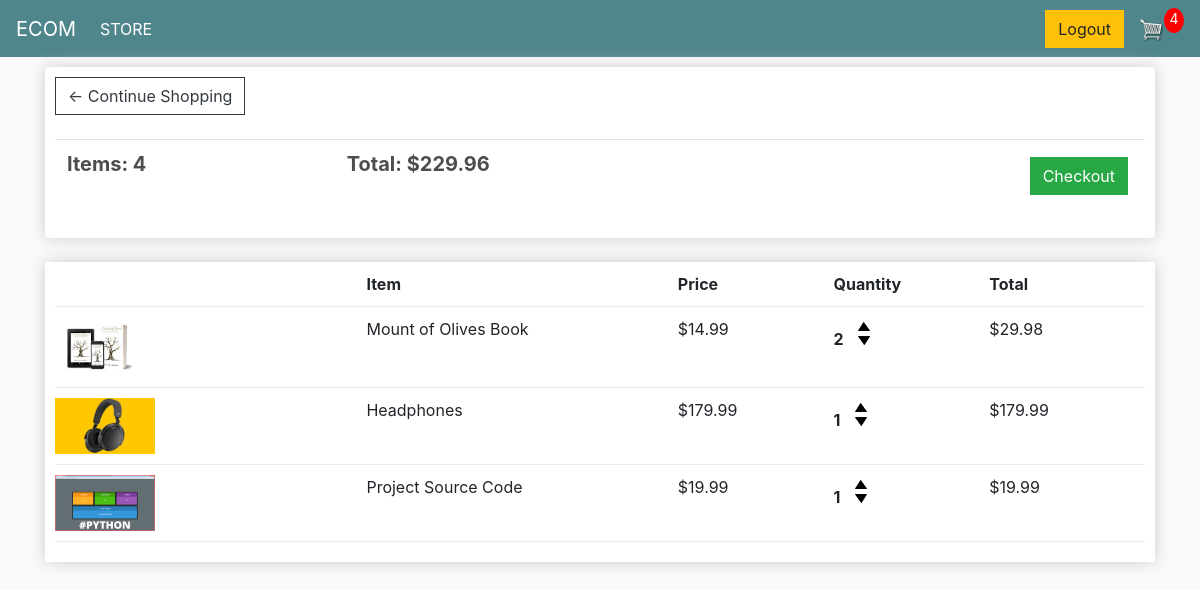
/cart/ (signed in), run on an earlier commit of the app's database.
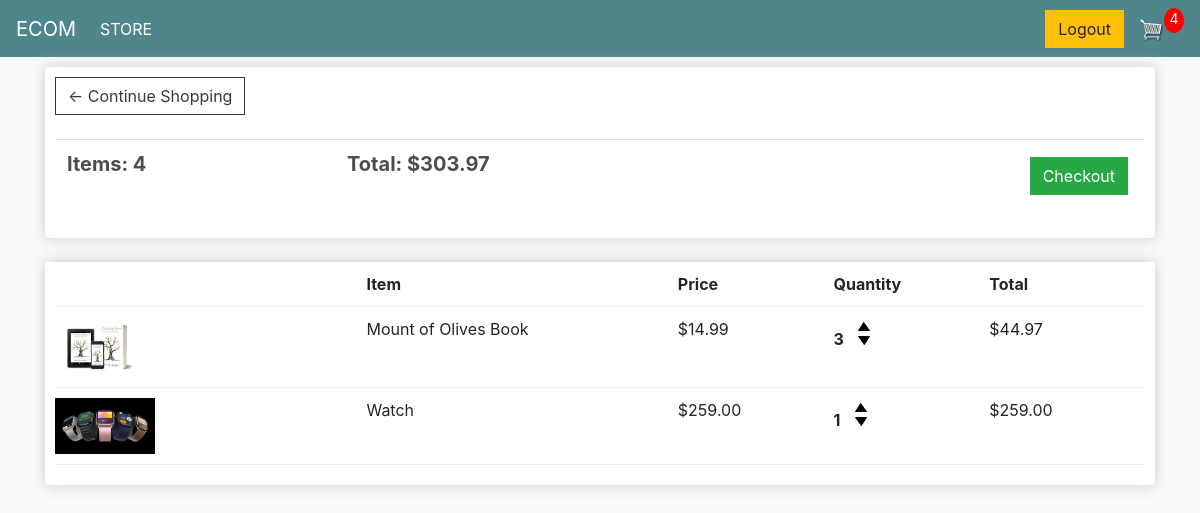
And on a later commit of the database.
### store/models.py (models this page shows, shortened)
class Order(models.Model):
    customer = models.ForeignKey(Customer, on_delete=models.SET_NULL, null=True, blank=True)
    date_ordered = models.DateField(null=True, blank=True, auto_now_add=True)
    complete = models.BooleanField(default=False, null=True, blank=True)
    transaction_id = models.CharField(max_length=200, null=True)
    @property
    def get_cart_total(self):
        orderitems = self.orderitem_set.all()
        total = sum([item.get_total for item in orderitems])
        return total
    def get_cart_items(self):
        orderitems = self.orderitem_set.all()
        total = sum([item.quantity for item in orderitems])
        return total

class OrderItem(models.Model):
    product = models.ForeignKey(Product, on_delete=models.SET_NULL, null=True, blank=True)
    order= models.ForeignKey(Order, on_delete=models.SET_NULL, null=True, blank=True)
    quantity = models.IntegerField(null=True, blank=True, default=0)
    date_added = models.DateField(auto_now_add=True)
    @property
    def get_total(self):
        if self.product is not None:
            total = self.product.price * self.quantity
        else:
            total = 0
        return total

class Product(models.Model):
    name = models.CharField(max_length=200, null=True, blank=True)
    price = models.DecimalField(max_digits=7 , decimal_places=2)
    digital = models.BooleanField(default=False, null=True, blank=True)
    image = models.ImageField(null=True, blank=True)
    @property
    def imageURL(self):
        try:
            url = self.image.url
        except:
            url = ''
        return url

### store/views.py (the view)
# urls.py: path('cart/', views.cart, name='cart'),
def cart(request):
    data = cartData(request=request)
    items = data['items']
    order = data['order']
    cartItems = data['cartItems']
    context = {'items': items, 'order': order, 'cartItems': cartItems}
    return render(request,'store/cart.html', context)

### store/utils.py (called while the page is built)
def cartData(request):
    if request.user.is_authenticated:
        customer = request.user.customer
        order, created = Order.objects.get_or_create(customer=customer, complete=False)
        items = order.orderitem_set.all()
        cartItems = order.get_cart_items
    else:
        cookieData = cookieCart(request=request)
        cartItems = cookieData['cartItems']
        order = cookieData['order']
        items = cookieData['items']
    return {'items': items, 'order': order, 'cartItems': cartItems}

### store/templates/store/cart.html
{% extends 'store/main.html' %}
{% load static %}
{% block content %}
<div class="row">
    <div class="col-lg-12">
        <div class="box-element">
            <a href="{% url 'store' %}" class="btn btn-outline-dark">&#x2190; Continue Shopping</a>
            <br />
            <br />
            <table class="table">
                <tr>
                    <th><h5><strong> Items: </strong><strong>{{order.get_cart_items}}</strong></h5></th>
                    <th><h5><strong> Total: </strong><strong>${{order.get_cart_total}}</strong></h5></th>
                    <th><a style="float: right; margin:5px" class="btn btn-success" href="{% url 'checkout' %}">Checkout</a></th>
                </tr>
            </table>
        </div>
        <br>
        <div class="box-element">
            <div class="cart-row">
                <div style="flex:2"></div>
                <div style="flex:2"><strong>Item</strong></div>
                <div style="flex:1"><strong>Price</strong></div>
                <div style="flex:1"><strong>Quantity</strong></div>
                <div style="flex:1"><strong>Total</strong></div>
            </div>
            {% for item in items %}
            <div class="cart-row">
                <div style="flex:2"><img class="row-image" src="{{item.product.imageURL}}"></div>
                <div style="flex:2"><p>{{item.product.name}}</p></div>
                <div style="flex:1"><p>${{item.product.price}}</p></div>
                <div style="flex:1">
                    <p class="quantity">{{item.quantity}}</p>
                    <div class="quantity">
                        <img data-product="{{item.product.id}}" data-action="add" class="chg-quantity update-cart" src="{% static  'images/arrow-up.png' %}">
                        <img data-product="{{item.product.id}}" data-action="remove" class="chg-quantity update-cart" src="{% static  'images/arrow-down.png' %}">
                    </div>
                </div>
                <div style="flex:1"><p>${{item.get_total}}</p></div>
            </div>
            {% endfor %}
        </div>
    </div>
</div>
{% endblock content %}

### store/templates/store/main.html (shortened to what this page needs)
<!DOCTYPE html>
{% load static %}
<html>
<head>
	<link rel="stylesheet" href="https://stackpath.bootstrapcdn.com/bootstrap/4.4.1/css/bootstrap.min.css">
	<link rel="stylesheet" type="text/css" href="{% static 'css/main.css' %}">
</head>
<body>
    <nav class="navbar navbar-expand-lg navbar-dark bg-dark">
        <a class="navbar-brand" href="{% url 'store' %}">ECOM</a>
        <div class="collapse navbar-collapse" id="navbarSupportedContent">
          <ul class="navbar-nav mr-auto">
            <li class="nav-item active">
              <a class="nav-link" href="{% url 'store' %}">STORE <span class="sr-only">(current)</span></a>
            </li>
          </ul>
          <div class="form-inline my-2 my-lg-0">
            {% if not request.user.is_authenticated %}
              <a href="{% url 'login' %}"class="btn btn-warning">Login</a>
            {% else %}
              <a href="{% url 'logout' %}"class="btn btn-warning">Logout</a>
            {% endif %}
            <a href="{% url 'cart' %}">
               <img  id="cart-icon" src="{% static 'images/cart.png' %}">
           </a>
           <p id="cart-total">{{cartItems}}</p>
       </div>
        </div>
      </nav>
    <div class="container">
        {% block content %}
        {% endblock content %}
    </div>
</body>
</html>

What changed in the data, as far as the page shows it:
removed OrderItem: product.imageURL (picture), product.name "Headphones", product.price "179.99", quantity "1", get_total "179.99"
removed OrderItem: product.imageURL (picture), product.name "Project Source Code", product.price "19.99", quantity "1", get_total "19.99"
changed through a linked row, Order: get_cart_total "229.96" → "303.97"
changed OrderItem "Mount of Olives Book": quantity "2" → "3"; get_total "29.98" → "44.97"
added OrderItem: product.imageURL (picture), product.name "Watch", product.price "259.00", quantity "1", get_total "259.00"
